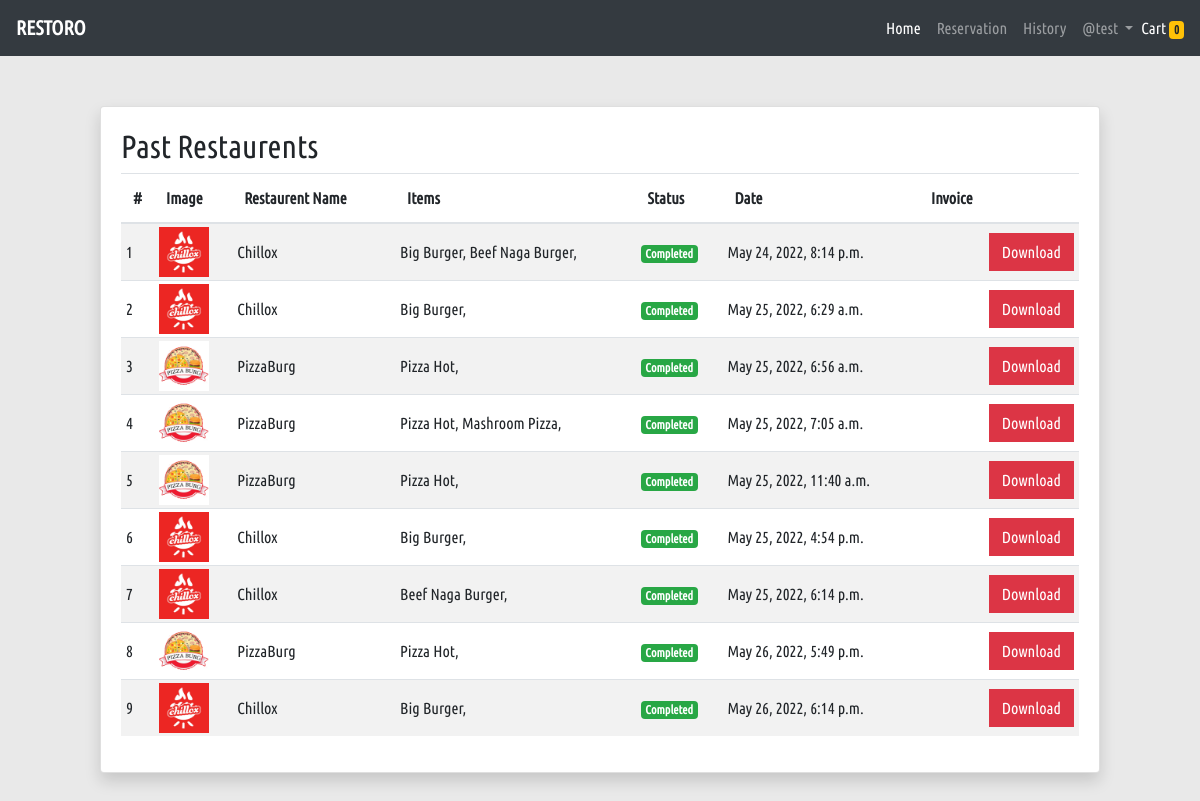
Screenshot of /product/histories/ (signed in) with the database file from the repository.
### Product_App/models.py (models this page shows, shortened)
class Order(models.Model):
    image = models.ImageField(upload_to="product_images")
    user = models.ForeignKey(User, on_delete=models.CASCADE)
    restaurents = models.ForeignKey(Restaurent, on_delete=models.CASCADE, default='')
    service_type = models.CharField(max_length=100, null=True)
    tran_id = models.CharField(max_length=100, null=True)
    method = models.CharField(max_length=100, null=True)
    date = models.DateTimeField(auto_now_add=True)

class Restaurent(models.Model):
    name = models.CharField(max_length=40)
    restaurent_pics = models.ImageField(upload_to = 'restaurent_pics', blank=True)
    total_seat = models.IntegerField()
    opening = models.CharField(max_length=10)
    closed = models.CharField(max_length=10)
    location = models.CharField(max_length=200, default='')

class History(models.Model):
    order_id = models.IntegerField(null=True)
    restaurent_name = models.CharField(max_length=100, null=True)
    restaurent_id = models.CharField(max_length=100, null=True)
    product_name = models.CharField(max_length=50, null=True)
    product_img = models.ImageField(upload_to="product_images", default="")
    product_id = models.CharField(max_length=50, null=True)
    price = models.CharField(max_length=50, null=True)
    quantity = models.CharField(max_length=50, null=True)
    service_type = models.CharField(max_length=100, null=True)
    user = models.ForeignKey(User, on_delete=models.CASCADE)
    date = models.DateTimeField(auto_now_add=True)

### Product_App/views.py (the view)
# urls.py: path('histories/', views.histories, name='histories'),
def histories(request):
    history = History.objects.filter(user=request.user)
    orders = Order.objects.filter(user=request.user)
    return render(request, 'Product_App/history.html', {'histories':history, 'orders': orders})

### templates/Product_App/history.html (shortened to what this page needs)
{% extends 'base.html' %}
{% load crispy_forms_tags %}
{% block content %}
<div class="container">
    <div class="row">
        <div class="col-12">
            <div class="wrap-table">
                <div class="card shadow mb-5">
                    <div class="card-body">
                        <h2>Past Restaurents</h2>
                        <table class="table table-striped">
                            <thead>
                                <tr>
                                    <th>#</th>
                                    <th>Image</th>
                                    <th>Restaurent Name</th>
                                    <th>Items</th>
                                    <th>Status</th>
                                    <th>Date</th>
                                    <th>Invoice</th>
                                </tr>
                            </thead>
                            <tbody>
                                {% for order in orders %}
                                <tr>
                                    <td>{{forloop.counter}}</td>
                                    <td><img src="/media/{{order.restaurents.restaurent_pics}}" alt=""></td>
                                    <td>{{order.restaurents.name}}</td>
                                    <td>
                                        {% for history in histories %}
                                            {% if history.order_id == order.id %}
                                            {{history.product_name}},
                                            {% endif %}
                                        {% endfor %}
                                    </td>
                                    <td> <div class="badge badge-success text-center">Completed</div></td>
                                    <td>{{order.date}}</td>
                                    <td><a href="/product/pdf/{{order.id}}" class="btn btn-danger" target="_blank">Download</a></td>
                                </tr>
                                {% endfor %}
                            </tbody>
                        </table>
                    </div>
                </div>
            </div>
        </div>
    </div>
</div>
{% endblock %}

### templates/base.html (shortened to what this page needs)
<!DOCTYPE html>
<html lang="en">
<head>
	{% load static %}
	<link rel="stylesheet" href="{% static 'assets/css/bootstrap.min.css' %}">
	<link rel="stylesheet" href="{% static 'assets/css/style.css' %}">
	<link rel="stylesheet" href="{% static 'assets/css/responsive.css' %}">
</head>
<body>
	<nav class="navbar navbar-expand navbar-dark bg-dark">
		<a class="navbar-brand font-weight-bold" href="{% url 'index' %}">RESTORO</a>
		<ul class="nav navbar-nav ml-auto">
			<li class="nav-item active">
				<a class="nav-link" href="{% url 'index' %}">Home</a>
			</li>
			{% if user.is_authenticated %}
			<li class="nav-item">
				<a class="nav-link" href="{% url 'Product_App:ur_reserve' %}">Reservation</a>
			</li>
			<li class="nav-item">
				<a class="nav-link" href="{% url 'Product_App:histories' %}">History</a>
			</li>
			<div class="nav-item dropdown">
				<a href="" class="nav-link dropdown-toggle" id="navbardrop" data-toggle="dropdown">
					@{{user.username}}
				</a>
			</div>
			<li class="nav-item pt-2">
				<a href="" class="text-decoration-none text-white"> Cart <span class="badge badge-warning">{{request.session.cart|length}}</span></a>
			</li>
			{% endif %}
		</ul>
	</nav>
	{% block content %}
	{% endblock %}
</body>
</html>

### static/assets/css/style.css (style rules this page uses)
* { font-family: 'ubuntu'; }
body { background-color: #e9e9e9; }
.btn { border-radius: 0px !important; }
.wrap-table { width: 1000px; margin: 50px auto 0px; }
.wrap-table table tr td { vertical-align: middle !important; padding: 3px 5px; }
.wrap-table table tr td img { width: 50px; height: 50px; vertical-align: middle !important; }
.wrap-table table tbody tr td:first-child { width: 30px !important; }
.wrap-table table tbody tr td:last-child { text-align: right; width: 160px; }

### rows the page displays
Order: restaurents.restaurent_pics (picture), restaurents.name "Chillox", date "May 24, 2022, 8:14 p.m."
History: product_name "Big Burger"
History: product_name "Beef Naga Burger"
Order: restaurents.restaurent_pics (picture), restaurents.name "Chillox", date "May 25, 2022, 6:29 a.m."
History: product_name "Big Burger"
Order: restaurents.restaurent_pics (picture), restaurents.name "PizzaBurg", date "May 25, 2022, 6:56 a.m."
History: product_name "Pizza Hot"
Order: restaurents.restaurent_pics (picture), restaurents.name "PizzaBurg", date "May 25, 2022, 7:05 a.m."
History: product_name "Pizza Hot"
History: product_name "Mashroom Pizza"
Order: restaurents.restaurent_pics (picture), restaurents.name "PizzaBurg", date "May 25, 2022, 11:40 a.m."
History: product_name "Pizza Hot"
Order: restaurents.restaurent_pics (picture), restaurents.name "Chillox", date "May 25, 2022, 4:54 p.m."
History: product_name "Big Burger"
Order: restaurents.restaurent_pics (picture), restaurents.name "Chillox", date "May 25, 2022, 6:14 p.m."
History: product_name "Beef Naga Burger"
Order: restaurents.restaurent_pics (picture), restaurents.name "PizzaBurg", date "May 26, 2022, 5:49 p.m."
History: product_name "Pizza Hot"
Order: restaurents.restaurent_pics (picture), restaurents.name "Chillox", date "May 26, 2022, 6:14 p.m."
History: product_name "Big Burger"

### other values shown
{{ user.username }} "test"
{{ request.session.cart|length }} "0"
